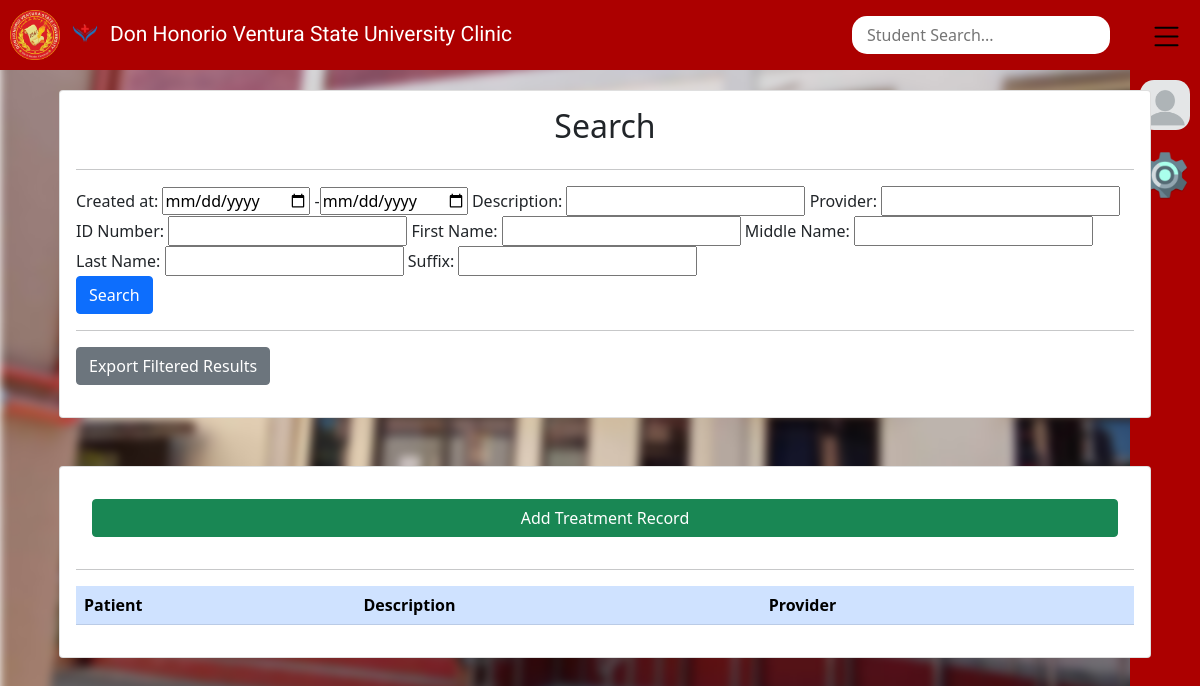
The page /cms/treatmentdata/ on the database as committed earlier.
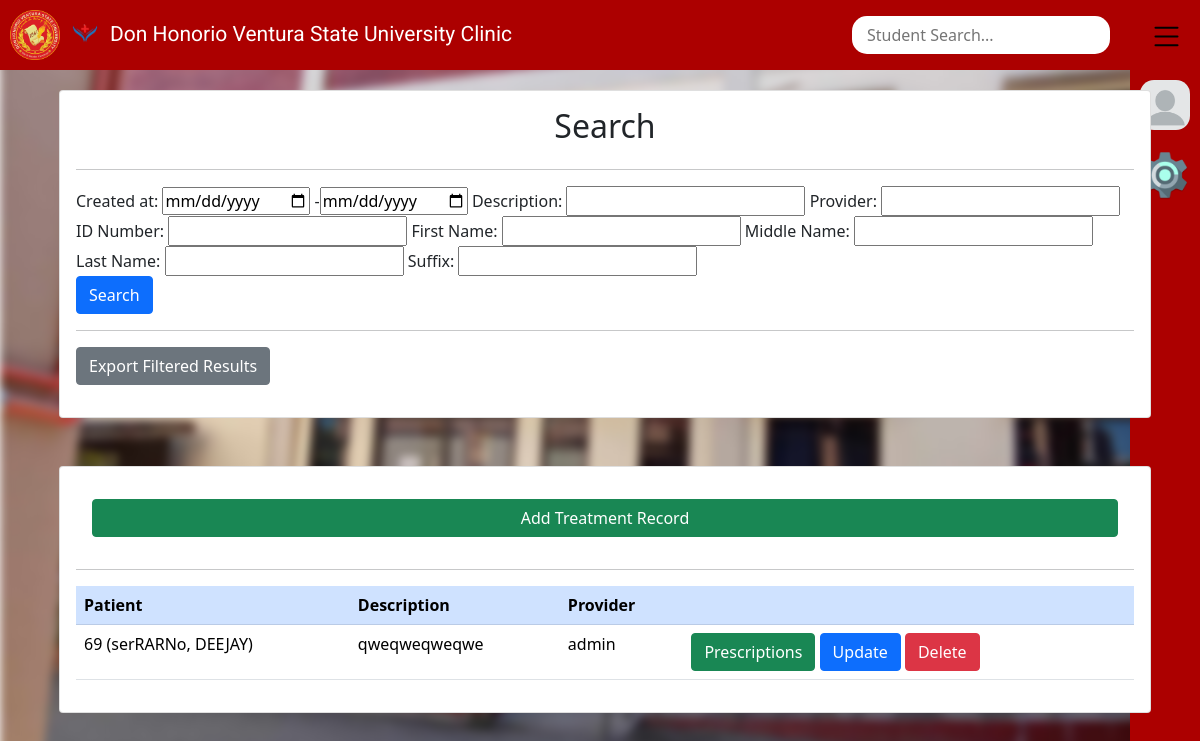
The same page on the database as committed later.
### cms/models.py (models this page shows, shortened)
class Treatment_logbook(models.Model):
    created_at = models.DateField(default=timezone.now)
    unique_number = models.ForeignKey('Patient', on_delete=models.RESTRICT)
    description = models.CharField(max_length=1000)
    provider = models.CharField(max_length=100)

class patient(models.Model):
    created_at = models.DateField(default=timezone.now)
    unique_number = models.CharField(unique=True, max_length=10)
    first_name = models.CharField(max_length=100)
    middle_name = models.CharField(max_length=100, blank=True)
    last_name = models.CharField(max_length=100)
    suffix = models.CharField(max_length=2, blank=True, null=True)
    SEX_CHOICES = [
        ("Male", "Male"),
        ("Female", "Female"),
    ]
    sex = models.CharField(max_length=6, choices=SEX_CHOICES)
    age = models.PositiveIntegerField(default=0)
    address = models.CharField(max_length=100)
    course = models.CharField(max_length=100, blank=True, null=True)
    year = models.PositiveIntegerField(blank=True, null=True)
    section = models.CharField(max_length=100, blank=True, null=True)
    contact_number = models.PositiveIntegerField(default=0)
    emergency_number = models.PositiveIntegerField(default=0)
    personal_email = models.CharField(max_length=100)
    def __str__(self):
        return f'{self.unique_number} ({self.last_name}, {self.first_name})'

### cms/views.py (the view)
# urls.py: path('treatmentdata/', views.treatmentdata_view, name="Treatment Data"),
def treatmentdata_view(request):
    myFilter = TreatmentFilter(request.GET, queryset=Treatment_logbook.objects.all())
    records = myFilter.qs
    context = {'records':records, 'myFilter':myFilter}
    return render(request, 'cms/treatment-data.html', context)

### cms/templates/cms/treatment-data.html (shortened to what this page needs)
{% extends "cms/base.html" %}
{% block content %}
<div class="container">
    <div class="row">
        <div class="col">
            <div class="card card-body">
                <h2 class="card-title text-center">Search</h2>
                <hr>
                <div class="form-group">
                    <form method="GET">
                        {{myFilter.form}}
                        <br>
                        <input class="btn btn-primary btn-block" type="submit" value="Search">
                    </form>
                    <hr>
                    <form method="get" action="{% url 'Treatment Export' %}">
                        <button type="submit" class="btn btn-secondary">Export Filtered Results</button>
                    </form>
                </div>
            </div>
        </div>
    </div>
    <div class="row my-5">
        <div class="col">
            <div class="card card-body">
                <a class="btn btn-success m-3 btn-block" href= {% url "Treatment Add" %}>
                    Add Treatment Record
                <hr>
                <div class="table-responsive">
                    <table class="table">
                        <tr class="table-primary">
                            <th>Patient</th>
                            <th>Description</th>
                            <th>Provider</th>
                            <th></th>
                        </tr>
                        {% for Treatment_logbook in records %}
                        <tr>
                            <td>{{Treatment_logbook.unique_number}}</td>
                            <td>{{Treatment_logbook.description}}</td>
                            <td>{{Treatment_logbook.provider}}</td>
                            <td>
                                <a href="{% url "Prescription Data" Treatment_logbook.id %}"><button class="btn btn-success" type="button">Prescriptions</button></a>
                                <a href="{% url "Treatment Update" Treatment_logbook.id %}"><button class="btn btn-primary" type="button">Update</button></a>
                                <a href="{% url "Treatment Delete" Treatment_logbook.id %}"><button class="btn btn-danger" type="button">Delete</button></a>
                            </td>
                        </tr>
                        {% endfor %}
                    </table>
                </div>
            </div>
        </div>
    </div>
{% endblock content %}

Rows that differ between the two databases and show on the page:
added Treatment_logbook: unique_number "69 (serRARNo, DEEJAY)", description "qweqweqweqwe", provider "admin"
